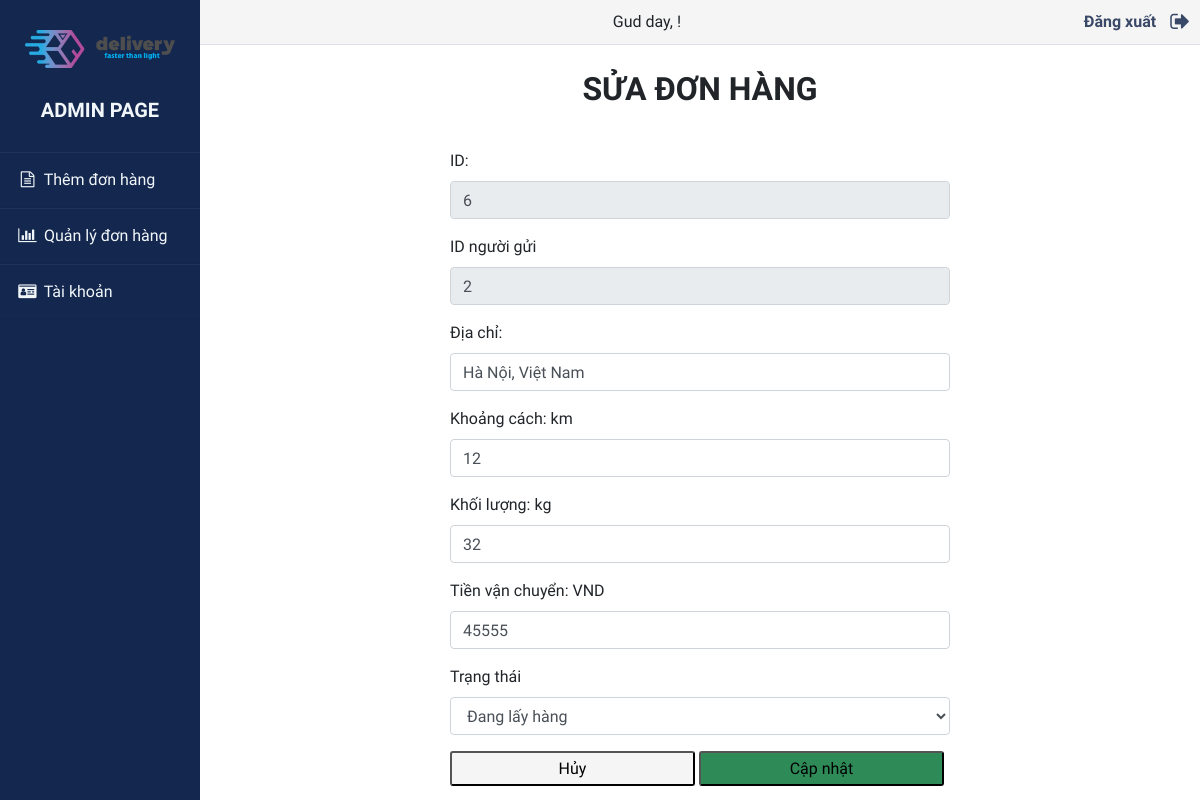
The page /admin/edit.php?id=6 on the database its author committed.
### tables this page shows
CREATE TABLE `order` (
  `id` int(11) NOT NULL,
  `idSender` int(11) NOT NULL,
  `receiverAddress` varchar(255) NOT NULL,
  `distance` double NOT NULL,
  `weight` double NOT NULL,
  `fee` double NOT NULL,
  `status` varchar(255) NOT NULL
);

### model/order.php (called while the page is built, shortened)
<?php
include_once 'dao.php';
class Order {
    private $db;
    function __construct()
    {
        $this->db = new DAO();
    }
    function getOrderByID($id){
        $sql = "SELECT * FROM `order` WHERE id = $id;";
        $result = $this->db->fetchAll($sql);
        return $result;
    }
}
?>

### model/dao.php (called while the page is built, shortened)
<?php
class DAO {
    private $conn;
    function __construct()
    {
        $this->conn = new mysqli('localhost', 'root', '', 'delivery');
    }
    function query($sql){
        return $this->conn->query($sql);
    }
    function fetchAll($sql){
        $ar = array();
        $result = $this->query($sql);
        while($row = $result->fetch_array()){
            $ar[] = $row;
        }
        return $ar;
    }
}
?>

### admin/edit.php (the view, shortened to what this page needs)
<!doctype html>
<html lang="en">
<head>
    <link rel="stylesheet" href="https://stackpath.bootstrapcdn.com/bootstrap/4.3.1/css/bootstrap.min.css"
>
    <link rel="stylesheet" href="./style/edit-order.css">
    <link rel="stylesheet" href="https://maxcdn.bootstrapcdn.com/font-awesome/4.7.0/css/font-awesome.min.css">
</head>
<body>
    <div class="wrapper">
        <div class="sidebar">
            <img src="../images/logo.png" width="150px">
            <h5>Admin Page</h5>
            <ul>
                <li>
                    <a href="add.php"><i class="fa fa-file-text-o fa-fw" aria-hidden="true"></i>
                        Thêm đơn hàng
                    </a>
                </li>
                <li>
                    <a href="admin.php"><i class="fa fa-bar-chart-o fa-fw" aria-hidden="true"></i>
                        Quản lý đơn hàng
                    </a>
                </li>
                <li>
                    <a href="account.php"><i class="fa fa-id-card fa-fw" aria-hidden="true"></i>
                        Tài khoản
                    </a>
                </li>
            </ul>
        </div>
        <div class="main-content">
            <div class="header-bar">
                <div class="user-account">
                    Gud day, <?php echo $_SESSION['name']; ?>!
                </div>
                <div class="btn-exit">
                    <a href="./php/handler-logout.php"><strong>Đăng xuất</strong>
                        <i class="fa fa-sign-out fa-lg" aria-hidden="true" style="margin-left: 10px;"></i>
                    </a>
                </div>
            </div>
            <div class="title">
                <p>
                    Sửa đơn hàng
                </p>
            </div>
            <div class="content">
                <?php
                require_once $_SERVER['DOCUMENT_ROOT'].'/delivery/model/order.php';
                if(isset($_GET['id'])){
                    $id = $_GET['id'];
                    $order = new Order();
                    $orderArray = $order->getOrderByID($id);
                    foreach($orderArray as $row){ ?>
                <form action="./php/handler-edit.php" method="POST">
                    <div class="form-group">
                        <label for="id">ID:</label>
                        <input type="text" class="form-control" name="id" id="id" value="<?php echo $row['id'] ?>"
                            readonly>
                    </div>
                    <div class="form-group">
                        <label for="idSender">ID người gửi</label>
                        <input type="text" class="form-control" name="idSender" id="idSender"
                            value="<?php echo $row['idSender'] ?>" disabled>
                    </div>
                    <div class="form-group">
                        <label for="address">Địa chỉ:</label>
                        <input type="text" class="form-control" name="address" id="address"
                            value="<?php echo $row['receiverAddress'] ?>">
                    </div>
                    <div class="form-group">
                        <label for="distance">Khoảng cách: km</label>
                        <input type="text" class="form-control" name="distance" id="distance"
                            value="<?php echo $row['distance'] ?>">
                    </div>
                    <div class="form-group">
                        <label for="weight">Khối lượng: kg</label>
                        <input type="text" class="form-control" name="weight" id="weight"
                            value="<?php echo $row['weight'] ?>">
                    </div>
                    <div class="form-group">
                        <label for="fee">Tiền vận chuyển: VND</label>
                        <input type="text" class="form-control" name="fee" id="fee" value="<?php echo $row['fee'] ?>">
                    </div>
                    <div class="form-group">
                        <label for="status">Trạng thái</label>
                        <select class="form-control" name="status" id="status">
                            <option>Đang lấy hàng</option>
                        </select>
                    </div>
                    <tr>
                        <button type="button" class="btn-cancle" onclick='window.location="./admin.php"'>Hủy</button>
                        <button id="update" name="update" type="submit" class="btn-update">Cập nhật</button>
                    </tr>
                </form>
                <?php
                    }
                }
                else echo 'Khong co gi';
                ?>
            </div>
        </div>
    </div>
</body>
</html>

### admin/style/edit-order.css (style rules this page uses)
body { font-family: 'Varela Round', sans-serif !important; }
.wrapper { display: flex; position: relative; }
.wrapper .sidebar { position: fixed; width: 200px; height: 100%; background-color: #14274e; padding: 30px 0px; }
.wrapper .sidebar img { margin-bottom: 30px; margin-left: 25px; margin-right: 25px; }
.wrapper .sidebar h5 { color: #f1f6f9; text-transform: uppercase; text-align: center; margin-bottom: 30px; font-weight: bolder; }
.wrapper .sidebar ul { list-style-type: none; padding: 0; }
.wrapper .sidebar ul li { padding: 15px; border-bottom: 1px solid #bdb8d7; border-bottom: 1px solid rgba(0, 0, 0, 0.05); border-top: 1px solid rgba(255, 255, 255, 0.05); }
.wrapper .sidebar ul li a { color: #f1f6f9; display: block; }
.wrapper .sidebar ul li a .fa { width: 25px; }
.wrapper .main-content { width: 100%; margin-left: 200px; }
.wrapper .main-content .header-bar { width: 100%; padding: 10px; background-color: whitesmoke; padding: auto 20px auto 20px; display: flex; border-bottom: 1px solid #dfdde9; }
.wrapper .main-content .header-bar .user-account { margin-left: auto; margin-right: auto; }
.wrapper .main-content .header-bar .btn-exit a { margin-left: auto; margin-right: 0; color: #394867; }
.wrapper .main-content .title { width: 100%; padding: 20px 0; }
.wrapper .main-content .title p { text-align: center; font-size: 32px; font-weight: 800; text-transform: uppercase; }
.wrapper .main-content .content { margin: 0px auto; width: 50%; display: block; }
.wrapper .main-content .content .btn-cancle { border-radius: 3px; height: 35px; background-color: whitesmoke; width: 49%; }
.wrapper .main-content .content .btn-update { border-radius: 3px; height: 35px; background-color: seagreen; width: 49%; }

### rows shown on the page
order: id "6", idSender "2", address "Hà Nội, Việt Nam", distance "12", weight "32", fee "45555"
